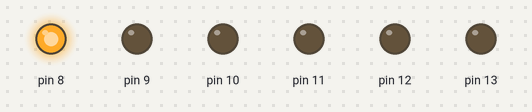
The sketch below on a simulated Arduino Uno, built with avr-gcc and run on an emulated ATmega328P. Shown: output pins drawn as LEDs (lit = HIGH).

Above: at 0.02 s.
At 1.12 s:
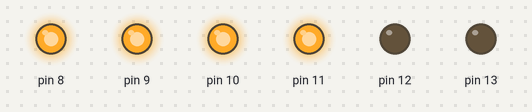
At 2.2 s:
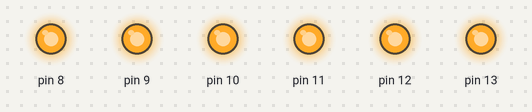
At 3.47 s:
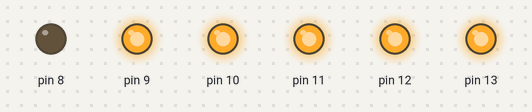
At 4.67 s:
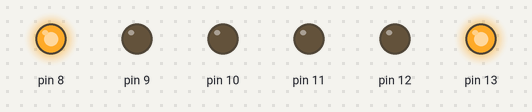
At 6.95 s:
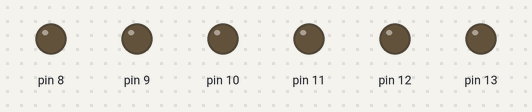
Timing chart, 0 to 7.2 s (numbered marks = the images above):
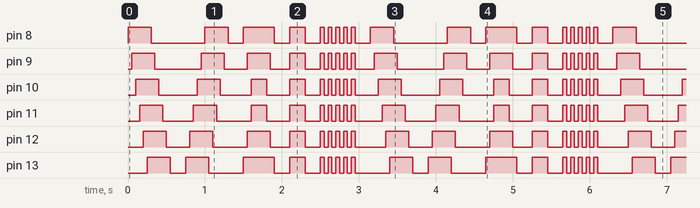

The sketch:

ka05_sample_code.ino
```cpp
void setup()
{
  pinMode(8, OUTPUT);
  pinMode(9, OUTPUT);
  pinMode(10, OUTPUT);
  pinMode(11, OUTPUT);
  pinMode(12, OUTPUT);
  pinMode(13, OUTPUT);

  pinMode(7, INPUT);
  pinMode(6, INPUT);
  pinMode(5, INPUT);
  pinMode(4, INPUT);
  pinMode(3, INPUT);
  pinMode(2, INPUT);
}

void loop()
{
  digitalWrite(8, HIGH);
  delay(50);
  digitalWrite(9, HIGH);
  delay(50);
  digitalWrite(10, HIGH);
  delay(50);
  digitalWrite(11, HIGH);
  delay(50);
  digitalWrite(12, HIGH);
  delay(50);
  digitalWrite(13, HIGH);
  delay(50);
  digitalWrite(8, LOW);
  delay(50);
  digitalWrite(9, LOW);
  delay(50);
  digitalWrite(10, LOW);
  delay(50);
  digitalWrite(11, LOW);
  delay(50);
  digitalWrite(12, LOW);
  delay(50);
  digitalWrite(13, LOW);
  delay(200);
  digitalWrite(13, HIGH);
  delay(50);
  digitalWrite(12, HIGH);
  delay(50);
  digitalWrite(11, HIGH);
  delay(50);
  digitalWrite(10, HIGH);
  delay(50);
  digitalWrite(9, HIGH);
  delay(50);
  digitalWrite(8, HIGH);
  delay(50);
  digitalWrite(13, LOW);
  delay(50);
  digitalWrite(12, LOW);
  delay(50);
  digitalWrite(11, LOW);
  delay(50);
  digitalWrite(10, LOW);
  delay(50);
  digitalWrite(9, LOW);
  delay(50);
  digitalWrite(8, LOW);
  delay(200);
  digitalWrite(13, HIGH);
  digitalWrite(8, HIGH);
  delay(50);
  digitalWrite(12, HIGH);
  digitalWrite(9, HIGH);
  delay(50);
  digitalWrite(11, HIGH);
  digitalWrite(10, HIGH);
  delay(200);
  digitalWrite(11, LOW);
  digitalWrite(10, LOW);
  delay(50);
  digitalWrite(12, LOW);
  digitalWrite(9, LOW);
  delay(50);
  digitalWrite(13, LOW);
  digitalWrite(8, LOW);
  delay(200);
  digitalWrite(13, HIGH);
  digitalWrite(12, HIGH);
  digitalWrite(11, HIGH);
  digitalWrite(10, HIGH);
  digitalWrite(9, HIGH);
  digitalWrite(8, HIGH);
  delay(200);
  digitalWrite(13, LOW);
  digitalWrite(12, LOW);
  digitalWrite(11, LOW);
  digitalWrite(10, LOW);
  digitalWrite(9, LOW);
  digitalWrite(8, LOW);
  delay(200);
  digitalWrite(13, HIGH);
  digitalWrite(12, HIGH);
  digitalWrite(11, HIGH);
  digitalWrite(10, HIGH);
  digitalWrite(9, HIGH);
  digitalWrite(8, HIGH);
  delay(50);
  digitalWrite(13, LOW);
  digitalWrite(12, LOW);
  digitalWrite(11, LOW);
  digitalWrite(10, LOW);
  digitalWrite(9, LOW);
  digitalWrite(8, LOW);
  delay(50);
  digitalWrite(13, HIGH);
  digitalWrite(12, HIGH);
  digitalWrite(11, HIGH);
  digitalWrite(10, HIGH);
  digitalWrite(9, HIGH);
  digitalWrite(8, HIGH);
  delay(50);
  digitalWrite(13, LOW);
  digitalWrite(12, LOW);
  digitalWrite(11, LOW);
  digitalWrite(10, LOW);
  digitalWrite(9, LOW);
  digitalWrite(8, LOW);
  delay(50);
  digitalWrite(13, HIGH);
  digitalWrite(12, HIGH);
  digitalWrite(11, HIGH);
  digitalWrite(10, HIGH);
  digitalWrite(9, HIGH);
  digitalWrite(8, HIGH);
  delay(50);
  digitalWrite(13, LOW);
  digitalWrite(12, LOW);
  digitalWrite(11, LOW);
  digitalWrite(10, LOW);
  digitalWrite(9, LOW);
  digitalWrite(8, LOW);
  delay(50);
  digitalWrite(13, HIGH);
  digitalWrite(12, HIGH);
  digitalWrite(11, HIGH);
  digitalWrite(10, HIGH);
  digitalWrite(9, HIGH);
  digitalWrite(8, HIGH);
  delay(50);
  digitalWrite(13, LOW);
  digitalWrite(12, LOW);
  digitalWrite(11, LOW);
  digitalWrite(10, LOW);
  digitalWrite(9, LOW);
  digitalWrite(8, LOW);
  delay(50);
  digitalWrite(13, HIGH);
  digitalWrite(12, HIGH);
  digitalWrite(11, HIGH);
  digitalWrite(10, HIGH);
  digitalWrite(9, HIGH);
  digitalWrite(8, HIGH);
  delay(50);
  digitalWrite(13, LOW);
  digitalWrite(12, LOW);
  digitalWrite(11, LOW);
  digitalWrite(10, LOW);
  digitalWrite(9, LOW);
  digitalWrite(8, LOW);
  delay(200);

}
```

Measured:
- by itself, pin 8: repeats every 3.2 s: LOW 0.70 s, HIGH 0.30 s, LOW 0.20 s, HIGH 0.40 s, LOW 0.20 s, HIGH 0.20 s, LOW 0.20 s, 4 × (HIGH 0.05 s, LOW 0.05 s), HIGH 0.05 s, LOW 0.20 s, HIGH 0.30 s
- by itself, pin 9: repeats every 3.2 s: LOW 0.60 s, HIGH 0.30 s, LOW 0.30 s, HIGH 0.30 s, LOW 0.25 s, HIGH 0.20 s, LOW 0.20 s, 4 × (HIGH 0.05 s, LOW 0.05 s), HIGH 0.05 s, LOW 0.25 s, HIGH 0.30 s
- by itself, everything shown: repeats every 3.2 s, in 42 steps
